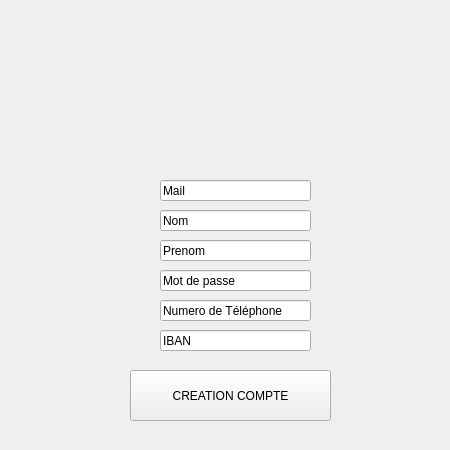
<?xml version="1.0" encoding="UTF-8"?>
<ui version="4.0">
 <class>createUser</class>
 <widget class="QDialog" name="createUser">
  <property name="geometry">
   <rect>
    <x>0</x>
    <y>0</y>
    <width>450</width>
    <height>450</height>
   </rect>
  </property>
  <property name="windowTitle">
   <string>Dialog</string>
  </property>
  <widget class="QDialogButtonBox" name="buttonBox">
   <property name="geometry">
    <rect>
     <x>30</x>
     <y>450</y>
     <width>450</width>
     <height>450</height>
    </rect>
   </property>
   <property name="orientation">
    <enum>Qt::Horizontal</enum>
   </property>
   <property name="standardButtons">
    <set>QDialogButtonBox::Cancel|QDialogButtonBox::Ok</set>
   </property>
  </widget>
  <widget class="QLineEdit" name="lineEdit_3">
   <property name="geometry">
    <rect>
     <x>160</x>
     <y>240</y>
     <width>151</width>
     <height>21</height>
    </rect>
   </property>
   <property name="text">
    <string>Prenom</string>
   </property>
  </widget>
  <widget class="QLineEdit" name="lineEdit_4">
   <property name="geometry">
    <rect>
     <x>160</x>
     <y>270</y>
     <width>151</width>
     <height>21</height>
    </rect>
   </property>
   <property name="text">
    <string>Mot de passe</string>
   </property>
  </widget>
  <widget class="QPushButton" name="pushButton">
   <property name="geometry">
    <rect>
     <x>130</x>
     <y>370</y>
     <width>201</width>
     <height>51</height>
    </rect>
   </property>
   <property name="text">
    <string>CREATION COMPTE</string>
   </property>
  </widget>
  <widget class="QLineEdit" name="lineEdit_2">
   <property name="geometry">
    <rect>
     <x>160</x>
     <y>210</y>
     <width>151</width>
     <height>21</height>
    </rect>
   </property>
   <property name="text">
    <string>Nom</string>
   </property>
  </widget>
  <widget class="QLineEdit" name="lineEdit_5">
   <property name="geometry">
    <rect>
     <x>160</x>
     <y>300</y>
     <width>151</width>
     <height>21</height>
    </rect>
   </property>
   <property name="text">
    <string>Numero de Téléphone</string>
   </property>
  </widget>
  <widget class="QLineEdit" name="lineEdit_6">
   <property name="geometry">
    <rect>
     <x>160</x>
     <y>330</y>
     <width>151</width>
     <height>21</height>
    </rect>
   </property>
   <property name="text">
    <string>IBAN</string>
   </property>
  </widget>
  <widget class="QLineEdit" name="lineEdit">
   <property name="geometry">
    <rect>
     <x>160</x>
     <y>180</y>
     <width>151</width>
     <height>21</height>
    </rect>
   </property>
   <property name="text">
    <string>Mail</string>
   </property>
  </widget>
  <widget class="QLabel" name="imageShareCount">
   <property name="geometry">
    <rect>
     <x>160</x>
     <y>40</y>
     <width>221</width>
     <height>131</height>
    </rect>
   </property>
   <property name="text">
    <string/>
   </property>
  </widget>
 </widget>
 <resources/>
 <connections>
  <connection>
   <sender>buttonBox</sender>
   <signal>accepted()</signal>
   <receiver>createUser</receiver>
   <slot>accept()</slot>
   <hints>
    <hint type="sourcelabel">
     <x>248</x>
     <y>254</y>
    </hint>
    <hint type="destinationlabel">
     <x>157</x>
     <y>274</y>
    </hint>
   </hints>
  </connection>
  <connection>
   <sender>buttonBox</sender>
   <signal>rejected()</signal>
   <receiver>createUser</receiver>
   <slot>reject()</slot>
   <hints>
    <hint type="sourcelabel">
     <x>316</x>
     <y>260</y>
    </hint>
    <hint type="destinationlabel">
     <x>286</x>
     <y>274</y>
    </hint>
   </hints>
  </connection>
 </connections>
</ui>
